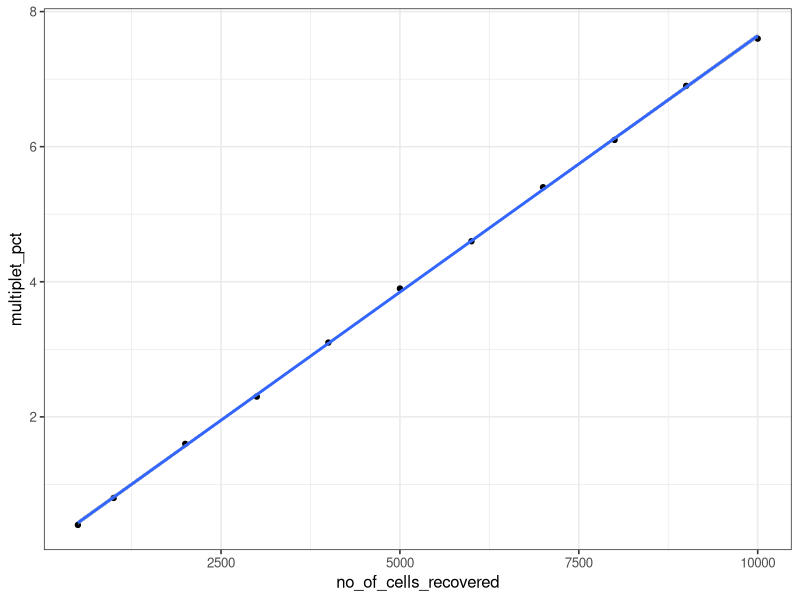
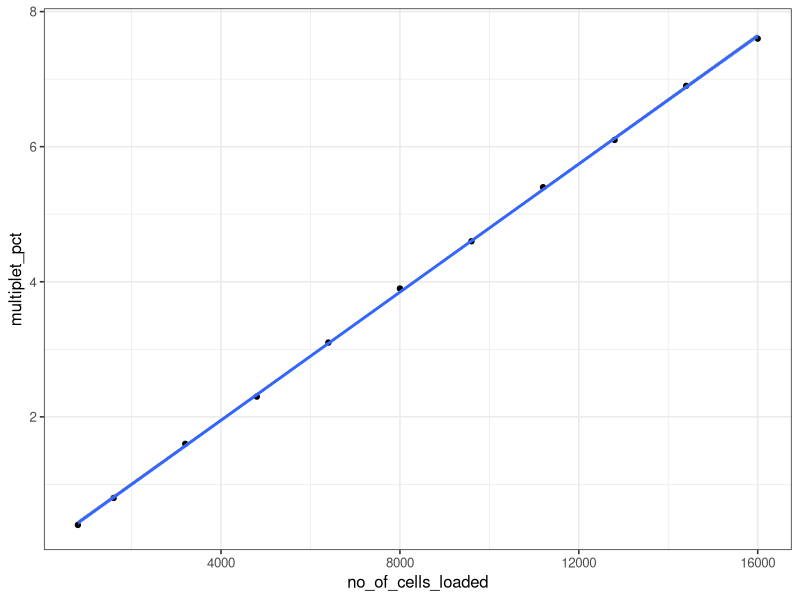

Generate these figures, in order, with R:
#!/usr/bin/env Rscript

library(ggplot2)

dat <- read.csv("../data/multiplet_rate_10x_3pt1.tsv", sep = "\t")
#dat$multiplet_pct <- dat$multiplet_pct / 100

print(summary(lm(multiplet_pct ~ no_of_cells_recovered, data = dat)))


pdf(file = paste0("multiplet_rate_10x_3pt1.pdf"), height = 5, width = 5)

plt <- ggplot2::ggplot(dat, ggplot2::aes(
    x = no_of_cells_recovered,
    y = multiplet_pct
))
plt <- plt + ggplot2::theme_bw(base_size = 12)
plt <- plt + ggplot2::geom_point()
plt <- plt + geom_smooth(method = "lm", se = T)
print(plt)

plt <- ggplot2::ggplot(dat, ggplot2::aes(
    x = no_of_cells_loaded,
    y = multiplet_pct
))
plt <- plt + ggplot2::theme_bw(base_size = 12)
plt <- plt + ggplot2::geom_point()
plt <- plt + geom_smooth(method = "lm", se = T)
print(plt)

dev.off()